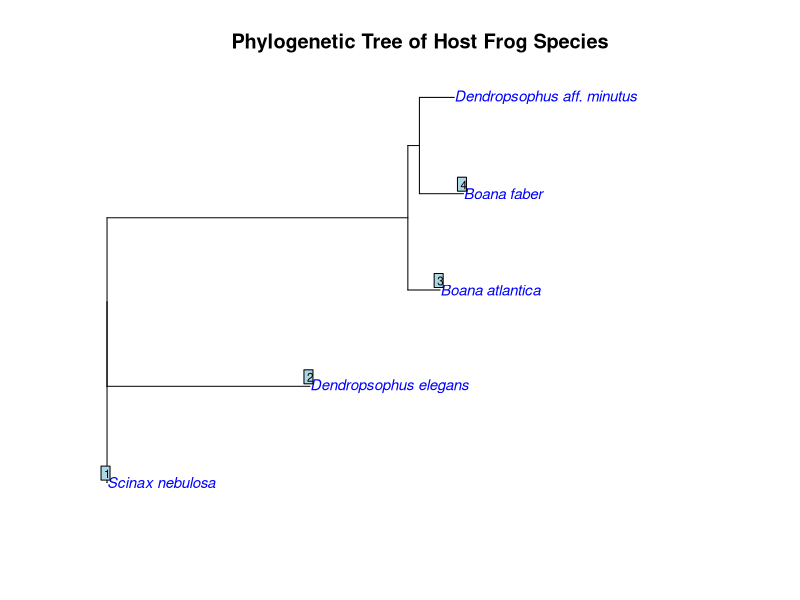
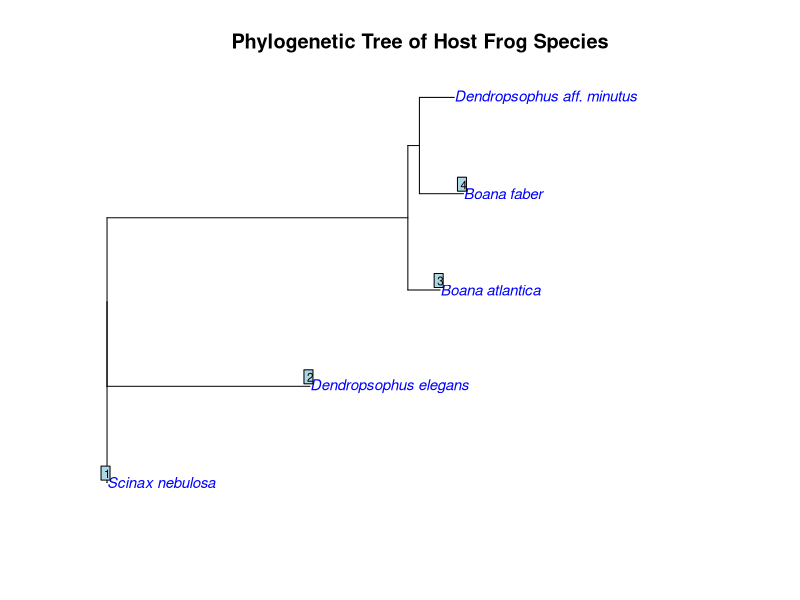

These charts were generated, in order, by the following R code:
## Script for Phylogenetic Tree Creation with Species Names ##

# Load necessary package
library(ape)

# Your Newick tree string
newick_tree <- "('AF549373.1':0.0,('AF308124.1':0.6384805537098486,('MN781638.1':0.1016528955796044,('KX697980.1':0.13860335660157844,'KJ833337.1':0.10964374475120703):0.03638383273165022):0.9465461173741643):0.0);"

# Read the Newick tree
tree <- read.tree(text = newick_tree)

# Check original tip labels (this is important for debugging)
print(tree$tip.label)

# Clean up tip labels by removing extra quotes
tree$tip.label <- gsub("^'|'$", "", tree$tip.label)

# Define mapping from accession numbers to species names
tip_labels <- c(
  "AF549373.1" = "Scinax nebulosa",
  "AF308124.1" = "Dendropsophus elegans",
  "MN781638.1" = "Boana atlantica",
  "KX697980.1" = "Boana faber",
  "KJ833337.1" = "Dendropsophus aff. minutus"
)

# Check if the tip labels match and replace only those that exist in the tree
tree$tip.label <- ifelse(tree$tip.label %in% names(tip_labels), tip_labels[tree$tip.label], tree$tip.label)

# Check the updated tip labels (this is also important to confirm the update worked)
print(tree$tip.label)

# Plot the tree with the new labels
plot(tree, type = "phylogram", tip.color = "blue", cex = 0.9, main = "Phylogenetic Tree of Host Frog Species")

# Add node numbers
nodelabels(node = 1:Nnode(tree), cex = 0.7, adj = c(0.5, -0.5))

# Save the plot as PNG in specified folder

png(filename = "../Images/phylogenetic_tree.png", width = 800, height = 600)
plot(tree, type = "phylogram", tip.color = "blue", cex = 0.9, main = "Phylogenetic Tree of Host Frog Species")
nodelabels(node = 1:Nnode(tree), cex = 0.7, adj = c(0.5, -0.5))
dev.off()
